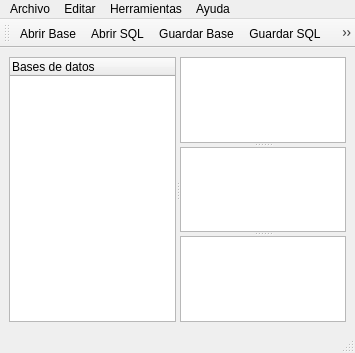
<?xml version="1.0" encoding="UTF-8"?>
<ui version="4.0">
 <class>MainWindow</class>
 <widget class="QMainWindow" name="MainWindow">
  <property name="geometry">
   <rect>
    <x>0</x>
    <y>0</y>
    <width>355</width>
    <height>353</height>
   </rect>
  </property>
  <property name="windowTitle">
   <string>SQLite Manager</string>
  </property>
  <property name="windowIcon">
   <iconset resource="res.qrc">
    <normaloff>:/Computer.png</normaloff>:/Computer.png</iconset>
  </property>
  <widget class="QWidget" name="centralwidget">
   <layout class="QGridLayout" name="gridLayout">
    <item row="0" column="0">
     <widget class="QSplitter" name="splitter_2">
      <property name="orientation">
       <enum>Qt::Horizontal</enum>
      </property>
      <widget class="DuTreeWidget" name="treeWidget">
       <property name="contextMenuPolicy">
        <enum>Qt::ActionsContextMenu</enum>
       </property>
       <column>
        <property name="text">
         <string notr="true">Bases de datos</string>
        </property>
        <property name="icon">
         <iconset resource="res.qrc">
          <normaloff>:/BaseDeDatos.png</normaloff>:/BaseDeDatos.png</iconset>
        </property>
       </column>
      </widget>
      <widget class="QSplitter" name="splitter">
       <property name="orientation">
        <enum>Qt::Vertical</enum>
       </property>
       <widget class="QTextEdit" name="textEdit"/>
       <widget class="QTableView" name="tableView"/>
       <widget class="QListWidget" name="listWidget"/>
      </widget>
     </widget>
    </item>
   </layout>
  </widget>
  <widget class="QMenuBar" name="menubar">
   <property name="geometry">
    <rect>
     <x>0</x>
     <y>0</y>
     <width>355</width>
     <height>21</height>
    </rect>
   </property>
   <widget class="QMenu" name="menuArchivo">
    <property name="title">
     <string>Archivo</string>
    </property>
    <addaction name="actionAbrir_Base"/>
    <addaction name="actionGuardar_Base"/>
    <addaction name="separator"/>
    <addaction name="actionAbrir_SQL"/>
    <addaction name="actionGuardar_SQL"/>
    <addaction name="separator"/>
    <addaction name="actionImprimir"/>
    <addaction name="separator"/>
    <addaction name="actionQuitar"/>
   </widget>
   <widget class="QMenu" name="menuEditar">
    <property name="title">
     <string>Editar</string>
    </property>
    <addaction name="actionCopiar"/>
    <addaction name="actionCortar"/>
    <addaction name="actionPegar"/>
    <addaction name="separator"/>
    <addaction name="actionBuscar_y_Reemplazar"/>
   </widget>
   <widget class="QMenu" name="menuHerramientas">
    <property name="title">
     <string>Herramientas</string>
    </property>
    <addaction name="actionEjecutar"/>
    <addaction name="separator"/>
    <addaction name="actionPreferencias"/>
   </widget>
   <widget class="QMenu" name="menuAyuda">
    <property name="title">
     <string>Ayuda</string>
    </property>
    <addaction name="actionManual"/>
    <addaction name="separator"/>
    <addaction name="actionAcerca_de_SQLiteManager"/>
   </widget>
   <addaction name="menuArchivo"/>
   <addaction name="menuEditar"/>
   <addaction name="menuHerramientas"/>
   <addaction name="menuAyuda"/>
  </widget>
  <widget class="QStatusBar" name="statusbar"/>
  <widget class="QToolBar" name="toolBar">
   <property name="windowTitle">
    <string>toolBar</string>
   </property>
   <attribute name="toolBarArea">
    <enum>TopToolBarArea</enum>
   </attribute>
   <attribute name="toolBarBreak">
    <bool>false</bool>
   </attribute>
   <addaction name="actionAbrir_Base"/>
   <addaction name="actionAbrir_SQL"/>
   <addaction name="actionGuardar_Base"/>
   <addaction name="actionGuardar_SQL"/>
   <addaction name="actionEjecutar"/>
  </widget>
  <action name="actionAbrir_Base">
   <property name="icon">
    <iconset resource="res.qrc">
     <normaloff>:/AbrirBBDD.png</normaloff>:/AbrirBBDD.png</iconset>
   </property>
   <property name="text">
    <string>Abrir Base</string>
   </property>
   <property name="shortcut">
    <string>Ctrl+O</string>
   </property>
  </action>
  <action name="actionGuardar_Base">
   <property name="icon">
    <iconset resource="res.qrc">
     <normaloff>:/GuardarBBDD.png</normaloff>:/GuardarBBDD.png</iconset>
   </property>
   <property name="text">
    <string>Guardar Base</string>
   </property>
   <property name="shortcut">
    <string>Ctrl+S</string>
   </property>
  </action>
  <action name="actionAbrir_SQL">
   <property name="icon">
    <iconset resource="res.qrc">
     <normaloff>:/AbrirSQL.png</normaloff>:/AbrirSQL.png</iconset>
   </property>
   <property name="text">
    <string>Abrir SQL</string>
   </property>
   <property name="shortcut">
    <string>Ctrl+Shift+O</string>
   </property>
  </action>
  <action name="actionGuardar_SQL">
   <property name="icon">
    <iconset resource="res.qrc">
     <normaloff>:/GuardarSQL.png</normaloff>:/GuardarSQL.png</iconset>
   </property>
   <property name="text">
    <string>Guardar SQL</string>
   </property>
   <property name="shortcut">
    <string>Ctrl+Shift+S</string>
   </property>
  </action>
  <action name="actionImprimir">
   <property name="icon">
    <iconset resource="res.qrc">
     <normaloff>:/imprimir.png</normaloff>:/imprimir.png</iconset>
   </property>
   <property name="text">
    <string>Imprimir</string>
   </property>
   <property name="shortcut">
    <string>Ctrl+P</string>
   </property>
  </action>
  <action name="actionQuitar">
   <property name="icon">
    <iconset resource="res.qrc">
     <normaloff>:/quitar.png</normaloff>:/quitar.png</iconset>
   </property>
   <property name="text">
    <string>Salir</string>
   </property>
   <property name="shortcut">
    <string>Ctrl+Q</string>
   </property>
  </action>
  <action name="actionCopiar">
   <property name="icon">
    <iconset resource="res.qrc">
     <normaloff>:/copiar.png</normaloff>:/copiar.png</iconset>
   </property>
   <property name="text">
    <string>Copiar</string>
   </property>
   <property name="shortcut">
    <string>Ctrl+C</string>
   </property>
  </action>
  <action name="actionCortar">
   <property name="icon">
    <iconset resource="res.qrc">
     <normaloff>:/cortar.png</normaloff>:/cortar.png</iconset>
   </property>
   <property name="text">
    <string>Cortar</string>
   </property>
   <property name="shortcut">
    <string>Ctrl+X</string>
   </property>
  </action>
  <action name="actionPegar">
   <property name="icon">
    <iconset resource="res.qrc">
     <normaloff>:/pegar.png</normaloff>:/pegar.png</iconset>
   </property>
   <property name="text">
    <string>Pegar</string>
   </property>
   <property name="shortcut">
    <string>Ctrl+V</string>
   </property>
  </action>
  <action name="actionEjecutar">
   <property name="icon">
    <iconset resource="res.qrc">
     <normaloff>:/Ejecutar.png</normaloff>:/Ejecutar.png</iconset>
   </property>
   <property name="text">
    <string>Ejecutar</string>
   </property>
   <property name="shortcut">
    <string>Ctrl+R</string>
   </property>
  </action>
  <action name="actionPreferencias">
   <property name="icon">
    <iconset resource="res.qrc">
     <normaloff>:/Preferencias.png</normaloff>:/Preferencias.png</iconset>
   </property>
   <property name="text">
    <string>Preferencias</string>
   </property>
  </action>
  <action name="actionManual">
   <property name="icon">
    <iconset resource="res.qrc">
     <normaloff>:/manual.png</normaloff>:/manual.png</iconset>
   </property>
   <property name="text">
    <string>Manual</string>
   </property>
  </action>
  <action name="actionAcerca_de_SQLiteManager">
   <property name="icon">
    <iconset resource="res.qrc">
     <normaloff>:/AcercaDe.png</normaloff>:/AcercaDe.png</iconset>
   </property>
   <property name="text">
    <string>Acerca de SQLiteManager</string>
   </property>
  </action>
  <action name="actionBuscar_y_Reemplazar">
   <property name="icon">
    <iconset resource="res.qrc">
     <normaloff>:/buscar_Reemplazar.png</normaloff>:/buscar_Reemplazar.png</iconset>
   </property>
   <property name="text">
    <string>Buscar y Reemplazar</string>
   </property>
   <property name="shortcut">
    <string>Ctrl+H</string>
   </property>
  </action>
 </widget>
 <customwidgets>
  <customwidget>
   <class>DuTreeWidget</class>
   <extends>QTreeWidget</extends>
   <header location="global">dutreewidget.h</header>
  </customwidget>
 </customwidgets>
 <resources>
  <include location="res.qrc"/>
 </resources>
 <connections/>
</ui>
